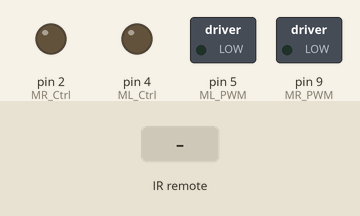
A sketch run on a simulated Arduino Uno, built with avr-gcc and run on an emulated ATmega328P. On the bench: switched loads named in the sketch (green lamp = pin HIGH), output pins drawn as LEDs (lit = HIGH). The inputs (shaded band) are chosen by the test bench.

Above: at 1.2 s.
1.3 s: infrared code 0x1975 received
At 2.3 s:
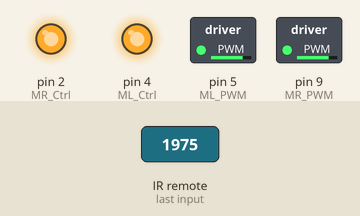
2.8 s: infrared code 0x1175 received
At 3.4 s:
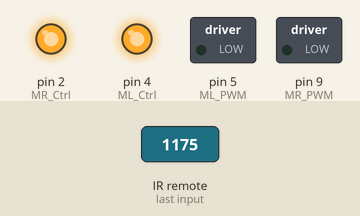
4.3 s: infrared code 0x1976 received
At 4.6 s:
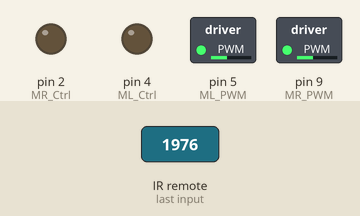
5.8 s: infrared code 0x1974 received
At 5.92 s:
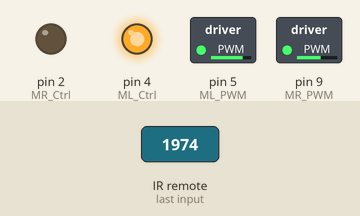
7.5 s: infrared code 0x1972 received
At 7.62 s:
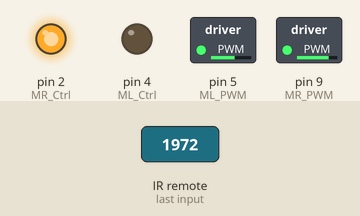
9.2 s: infrared code 0x1177 received
At 9.5 s:
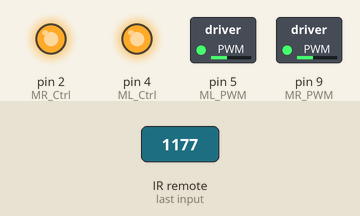
Timing chart, 0 to 11.7 s (numbered marks = the images above; inputs shaded):
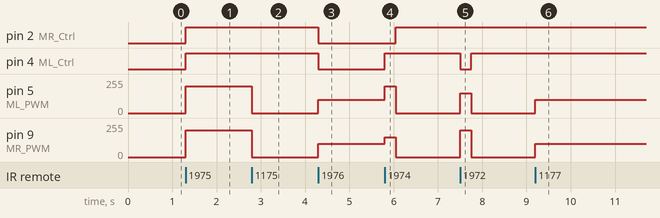

The sketch:

Oskar___Isak_-_2A_-_Robotbil.ino
```cpp
// Denna kod har för syfte att läsa in ir-koder från en fjärrkontroll, och tolka dessa för att översätta dem till en teckenkombination.
// Beroende på vilken knapp som tryckt in (vilken kod som har sickats) skall detta genom en if-sats styra och manövrera bilen.
// Bilen Styrs med hjälp av dess fyra moterer som kan styras framår bakår och i olika hastigheter, därmed kan man svänga och köra bilen tillfredställande.
// exempelvis om pil fram tyrcks in på tv-fjärrkontrollen åker bilen framåt, om samma knapp trycks in igen stannar bilen.


#include <IRremote.h>
int RECV_PIN = A0; // definerar att ir-motagaren sitter på pin A0.
int a=0; //En variabel med namnet a (dessa låter ardunion veta om motorerna snurrar eller ej och om bilen skall köra eller stanna då jag trycker på knappen.
int b=0; //En variabel med namnet b
int c=0; //En variabel med namnet c

IRrecv irrecv(RECV_PIN);
decode_results results;
#define ML_Ctrl 4     // Vänstra motors riktning.
#define ML_PWM 5   //Vänstra motorns hastighet.
#define MR_Ctrl 2    //Högra motorns riktning.
#define MR_PWM 9   //Högra motorns hastighet.

/*int trigPin = 12;    // Trigger
int echoPin = 13;    // Echo
long duration, cm, inches;    //användes till ulltraljuds- avståndsmätaren, fungerade bra men behövs inte för syftet som battlebot.
*/


void setup()
{Serial.begin(9600);
  irrecv.enableIRIn(); //  Initsiera IR-mottagaren.

    pinMode(ML_Ctrl, OUTPUT);
  pinMode(ML_PWM, OUTPUT);
  pinMode(MR_Ctrl, OUTPUT);
  pinMode(MR_PWM, OUTPUT);//Definera pinnaran för motorns kontroller som output-pinnar.

  Serial.begin (9600);  //Startar seriell porten, bra för felsökning.

  /*pinMode(trigPin, OUTPUT);
  pinMode(echoPin, INPUT);
  pinMode(3, OUTPUT); // pinmode för ultraljud.
*/

}
void loop() {
    Huvudloop();
}

void fram_snabb(){ // kör motorerna snabbt rakt framåt.
 digitalWrite(ML_Ctrl,HIGH);// riktningen = High / framåt.
  analogWrite(ML_PWM,200);// hatigheten av motorn.
  digitalWrite(MR_Ctrl,HIGH);// riktningen = High / framåt.
  analogWrite(MR_PWM,200);// hatigheten av motorn.
  delay(500);//Delay för att maövereringen skulle gå smidigare.
}

void stopp(){
   digitalWrite(ML_Ctrl,HIGH);// riktningen = High / framåt.
  analogWrite(ML_PWM,0);// hatigheten av motorn.
  digitalWrite(MR_Ctrl,HIGH);// riktningen = High / framåt.
  analogWrite(MR_PWM,0);// hatigheten av motorn.
  delay(500);//Delay för att maövereringen skulle gå smidigare.
}

void bakat_langsam(){
  digitalWrite(ML_Ctrl,LOW);// riktningen = LOW / bakåt.
  analogWrite(ML_PWM,100);//set the PWM control speed of B motor to 200
  digitalWrite(MR_Ctrl,LOW);// riktningen = LOW / bakåt.
  analogWrite(MR_PWM,100);//set the PWM control speed of A motor to 200
  delay(500);//Delay för att maövereringen skulle gå smidigare.
}

void svang_hoger(){
  digitalWrite(ML_Ctrl,HIGH);// riktningen = High / framåt.
  analogWrite(ML_PWM,200);//set the PWM control speed of B motor to 200
  digitalWrite(MR_Ctrl,LOW);// riktningen = = LOW / bakåt.. to HIGH
  analogWrite(MR_PWM,150);//set the PWM control speed of A motor to 200
  delay(250);//Delay för att maövereringen skulle gå smidigare.
}

void svang_vanster(){
  digitalWrite(ML_Ctrl,LOW);// riktningen = = LOW / bakåt..
  analogWrite(ML_PWM,150);//set the PWM control speed of B motor to 200
  digitalWrite(MR_Ctrl,HIGH);// riktningen = High / framåt. to HIGH
  analogWrite(MR_PWM,200);//set the PWM control speed of A motor to 200
  delay(250);//Delay för att maövereringen skulle gå smidigare.
}
void fram_sakta(){
  digitalWrite(ML_Ctrl,HIGH);// riktningen = High / framåt.
  analogWrite(ML_PWM,100);//set the PWM control speed of B motor to 200
  digitalWrite(MR_Ctrl,HIGH);// riktningen = High / framåt.
  analogWrite(MR_PWM,100);//set the PWM control speed of A motor to 200
  delay(500); //Delay för att maövereringen skulle gå smidigare.
}

void Huvudloop(){
  if (irrecv.decode(&results))// if sats av en funktion som tar in signalen från ir-mottageran och "decodar" dem till en sifferkombination.
  {
if(results.value==0x1975 &a==0 || results.value==0x1175 &a==0) //Om framåtpilen trycks ner OCH motorn står stil (a=0)
{
  fram_snabb(); // kör funktionen fram_snabb, funktionen har ingen "input" utan anropas för att genomföras.
  a=1; //motorerna snurrar
}
else if(results.value==0x1975 &a==1 || results.value==0x1175 &a==1) //Om man trycker igen OCH motorn snurrar (a=1)
{
  stopp(); // kör funktionen stopp.
  a=0; //motorerna snurrar inte
}

if(results.value==0x1976 &b==0 || results.value==0x1176 &b==0) //Om bakåtpilen trycks ned
{
  bakat_langsam();
  b=1;
}
else if(results.value==0x1976 &b==1 || results.value==0x1176 &b==1) //Om man trycker bakåt igen
{
  stopp();
  b=0;
}


if(results.value==0x1974 &a==0 || results.value==0x1174 &a==0) //Om pilen till höger trycks ner
{
  svang_hoger();
  stopp();
  // a=1;
}

if(results.value==0x1972 &a==0 || results.value==0x1172 &a==0) //Om pilen till vänster trycks ner
{
  svang_vanster();
  stopp();
}


if(results.value==0x1177 &c==0 || results.value==0x1977 &c==0) //Om ok-knappen trycks ner
{
  fram_sakta();
  c=1;
}


else if(results.value==0x1177 &c==1 || results.value==0x1977 &c==1) //Om man trycker igen
{
  stopp();
  c=0;
}

    irrecv.resume(); //Tar emot nästa värde
  }


}
```

Measured:
- after the input at 1.3 s, pin 2 (MR_Ctrl), pin 4 (ML_Ctrl): LOW → HIGH at once; pin 5 (ML_PWM), pin 9 (MR_PWM): 0/255 → 200/255 at once
- after the input at 2.8 s, pin 5 (ML_PWM), pin 9 (MR_PWM): 200/255 → 0/255 at once
- after the input at 4.3 s, pin 2 (MR_Ctrl), pin 4 (ML_Ctrl): HIGH → LOW at once; pin 5 (ML_PWM), pin 9 (MR_PWM): 0/255 → 100/255 at once
- after the input at 5.8 s, pin 2 (MR_Ctrl): LOW → HIGH after 0.25 s; pin 4 (ML_Ctrl): LOW → HIGH at once; pin 5 (ML_PWM): 100/255 → 200/255 at once, → 0/255 0.25 s later; pin 9 (MR_PWM): 100/255 → 150/255 at once, → 0/255 0.25 s later
- after the input at 7.5 s, pin 4 (ML_Ctrl): HIGH → LOW at once, → HIGH 0.25 s later; pin 5 (ML_PWM): 0/255 → 150/255 at once, → 0/255 0.25 s later; pin 9 (MR_PWM): 0/255 → 200/255 at once, → 0/255 0.25 s later
- after the input at 9.2 s, pin 5 (ML_PWM), pin 9 (MR_PWM): 0/255 → 100/255 at once
